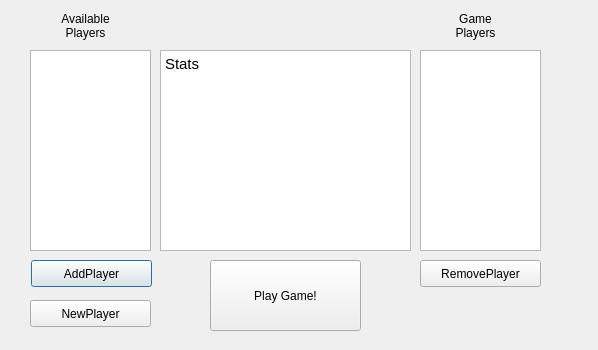
<?xml version="1.0" encoding="UTF-8"?>
<ui version="4.0">
 <class>Dialog</class>
 <widget class="QDialog" name="Dialog">
  <property name="geometry">
   <rect>
    <x>0</x>
    <y>0</y>
    <width>598</width>
    <height>350</height>
   </rect>
  </property>
  <property name="windowTitle">
   <string>Dialog</string>
  </property>
  <widget class="QPushButton" name="pushButton">
   <property name="geometry">
    <rect>
     <x>31</x>
     <y>260</y>
     <width>121</width>
     <height>27</height>
    </rect>
   </property>
   <property name="text">
    <string>AddPlayer</string>
   </property>
  </widget>
  <widget class="QListWidget" name="listWidget">
   <property name="geometry">
    <rect>
     <x>30</x>
     <y>50</y>
     <width>121</width>
     <height>201</height>
    </rect>
   </property>
  </widget>
  <widget class="QListWidget" name="listWidget_2">
   <property name="geometry">
    <rect>
     <x>420</x>
     <y>50</y>
     <width>121</width>
     <height>201</height>
    </rect>
   </property>
  </widget>
  <widget class="QPushButton" name="newPlayer">
   <property name="geometry">
    <rect>
     <x>30</x>
     <y>300</y>
     <width>121</width>
     <height>27</height>
    </rect>
   </property>
   <property name="text">
    <string>NewPlayer</string>
   </property>
  </widget>
  <widget class="QLabel" name="label">
   <property name="geometry">
    <rect>
     <x>50</x>
     <y>0</y>
     <width>71</width>
     <height>51</height>
    </rect>
   </property>
   <property name="text">
    <string>Available Players</string>
   </property>
   <property name="alignment">
    <set>Qt::AlignCenter</set>
   </property>
   <property name="wordWrap">
    <bool>true</bool>
   </property>
  </widget>
  <widget class="QLabel" name="label_2">
   <property name="geometry">
    <rect>
     <x>440</x>
     <y>0</y>
     <width>71</width>
     <height>51</height>
    </rect>
   </property>
   <property name="text">
    <string>Game Players</string>
   </property>
   <property name="alignment">
    <set>Qt::AlignCenter</set>
   </property>
   <property name="wordWrap">
    <bool>true</bool>
   </property>
  </widget>
  <widget class="QTextBrowser" name="textBrowser">
   <property name="geometry">
    <rect>
     <x>160</x>
     <y>50</y>
     <width>251</width>
     <height>201</height>
    </rect>
   </property>
   <property name="html">
    <string>&lt;!DOCTYPE HTML PUBLIC &quot;-//W3C//DTD HTML 4.0//EN&quot; &quot;http://www.w3.org/TR/REC-html40/strict.dtd&quot;&gt;
&lt;html&gt;&lt;head&gt;&lt;meta name=&quot;qrichtext&quot; content=&quot;1&quot; /&gt;&lt;style type=&quot;text/css&quot;&gt;
p, li { white-space: pre-wrap; }
&lt;/style&gt;&lt;/head&gt;&lt;body style=&quot; font-family:'Ubuntu'; font-size:11pt; font-weight:400; font-style:normal;&quot;&gt;
&lt;p style=&quot; margin-top:0px; margin-bottom:0px; margin-left:0px; margin-right:0px; -qt-block-indent:0; text-indent:0px;&quot;&gt;Stats&lt;/p&gt;&lt;/body&gt;&lt;/html&gt;</string>
   </property>
  </widget>
  <widget class="QPushButton" name="removePlayer">
   <property name="geometry">
    <rect>
     <x>420</x>
     <y>260</y>
     <width>121</width>
     <height>27</height>
    </rect>
   </property>
   <property name="text">
    <string>RemovePlayer</string>
   </property>
  </widget>
  <widget class="QPushButton" name="playGame">
   <property name="geometry">
    <rect>
     <x>210</x>
     <y>260</y>
     <width>151</width>
     <height>71</height>
    </rect>
   </property>
   <property name="text">
    <string>Play Game!</string>
   </property>
  </widget>
 </widget>
 <resources/>
 <connections/>
</ui>
